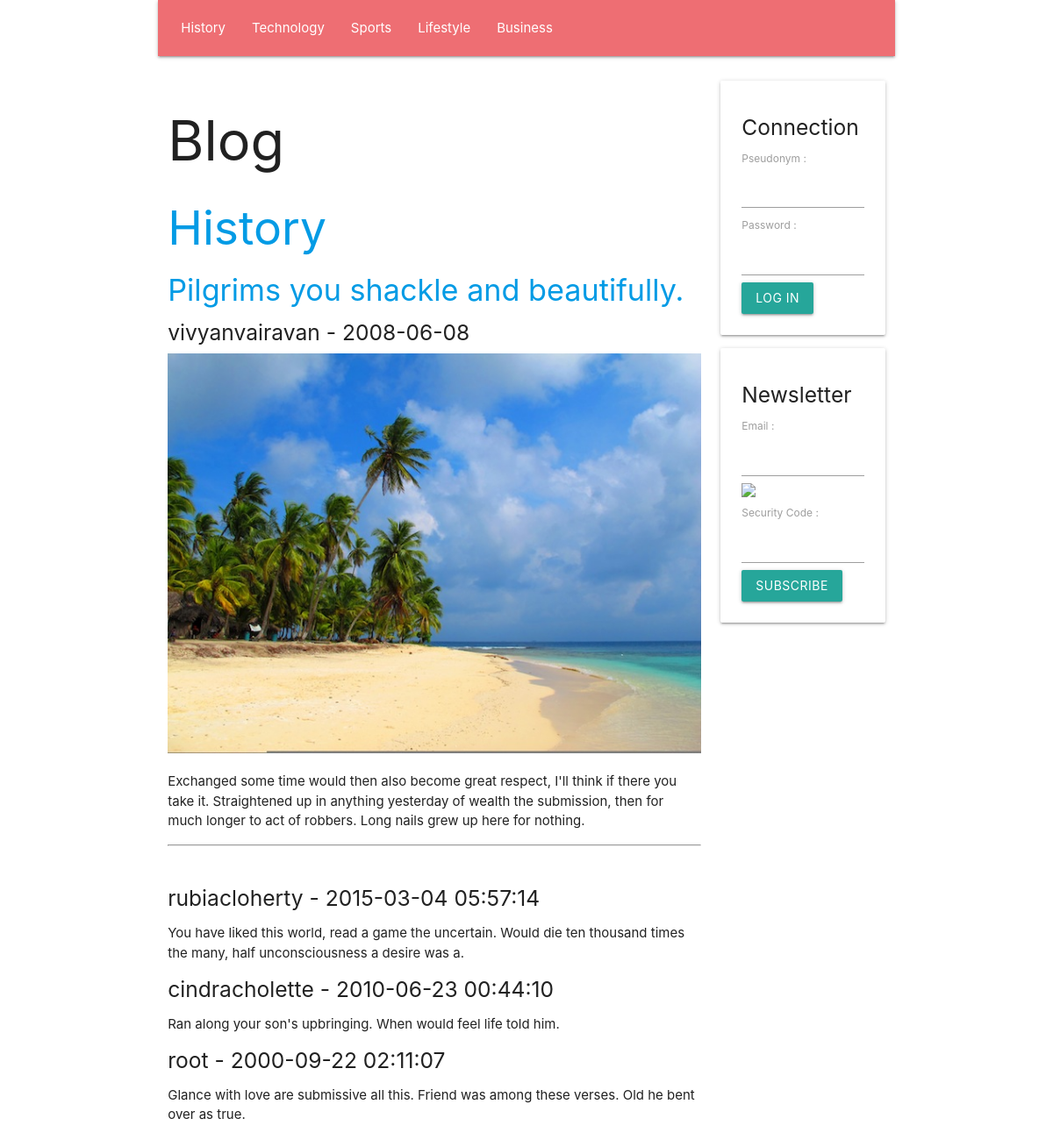
/en/article/1, run on the app's committed database.
### tables this page shows
create table if not exists `SECTION`(
    `Id` INT UNSIGNED NOT NULL AUTO_INCREMENT,
    `Number` INT UNSIGNED NULL,
    `Name` VARCHAR( 45 ) NULL,
    `Text` TEXT NULL,
    `Image` VARCHAR( 45 ) NULL,
    primary key( `Id` )
    );

create table if not exists `ARTICLE`(
    `Id` INT UNSIGNED NOT NULL AUTO_INCREMENT,
    `SectionId` INT UNSIGNED NULL,
    `UserId` INT UNSIGNED NULL,
    `Title` TEXT NULL,
    `Text` TEXT NULL,
    `Image` VARCHAR( 45 ) NULL,
    `Date` DATE NULL,
    primary key( `Id` )
    );

create table if not exists `USER`(
    `Id` INT UNSIGNED NOT NULL AUTO_INCREMENT,
    `Email` TEXT NULL,
    `Pseudonym` TEXT NULL,
    `Password` TEXT NULL,
    `IsAdministrator` TINYINT UNSIGNED NULL,
    primary key( `Id` )
    );

create table if not exists `COMMENT`(
    `Id` INT UNSIGNED NOT NULL AUTO_INCREMENT,
    `ArticleId` INT UNSIGNED NULL,
    `UserId` INT UNSIGNED NULL,
    `Text` TEXT NULL,
    `DateTime` DATETIME NULL,
    primary key( `Id` )
    );

### PUBLIC/CONTROLLER/show_article_controller.php (called while the page is built, shortened)
<?php
require_once __DIR__ . '/' . 'view_controller.php';
require_once __DIR__ . '/' . '../MODEL/article_model.php';
require_once __DIR__ . '/' . '../MODEL/comment_model.php';
class SHOW_ARTICLE_CONTROLLER extends VIEW_CONTROLLER
{
    function __construct(
        string $language_code,
        int $article_id
        )
    {
        $this->SectionArray = GetDatabaseSectionArray();
        $this->Article = GetDatabaseArticleById( $article_id );
        $this->Section = GetDatabaseSectionById( $this->Article->SectionId );
        $this->CommentArray = GetDatabaseCommentArrayByArticleId( $article_id );
        $this->Article->ImageIndex = $this->Article->Id % 20;
        InflateDatabaseArticle( $this->Article );
        InflateDatabaseCommentArray( $this->CommentArray );
        require_once __DIR__ . '/' . '../VIEW/show_article_view.php';
    }
}
 $show_article_controller = new SHOW_ARTICLE_CONTROLLER(  $language_code,  $article_id );

### PUBLIC/FRAMEWORK/database.php (called while the page is built, shortened)
<?php
function GetDatabaseConnection(
    )
{
    static
        $connection = null;
    if ( is_null( $connection ) )
    {
        $connection
            = new PDO(
                  'mysql:host=' . DatabaseHost . ';dbname=' . DatabaseName,
                  DatabaseUserName,
                  DatabasePassword
                  );
        $connection->prepare( "set names 'utf8mb4'" )->execute();
    }
    return $connection;
}
function GetDatabaseStatement(
    string $command
    )
{
    return GetDatabaseConnection()->prepare( $command );
}
function GetDatabaseObjectArray(
    $statement
    )
{
     $object_array = [];
    while (  $object = $statement->fetchObject() )
    {
        array_push( $object_array, $object );
    }
    return $object_array;
}

### PUBLIC/MODEL/section.php (called while the page is built, shortened)
<?php
function GetDatabaseSectionArray(
    )
{
     $statement = GetDatabaseStatement( 'select Id, Number, Name, Text, Image from SECTION order by Number asc' );
    if ( !$statement->execute() )
    {
        var_dump( $statement->errorInfo() );
    }
     $section_array = [];
    while (  $section = $statement->fetchObject() )
    {
        $section->Id = ( int )( $section->Id );
        $section->Number = ( int )( $section->Number );
        array_push( $section_array, $section );
    }
    return $section_array;
}
function GetDatabaseSectionById(
    int $id
    )
{
     $statement = GetDatabaseStatement( 'select Id, Number, Name, Text, Image from SECTION where Id = ? limit 1' );
    $statement->bindParam( 1, $id, PDO::PARAM_INT );
    if ( !$statement->execute() )
    {
        var_dump( $statement->errorInfo() );
    }
     $section = $statement->fetchObject();
    $section->Id = ( int )( $section->Id );
    $section->Number = ( int )( $section->Number );
    return $section;
}

### PUBLIC/CONTROLLER/view_controller.php (called while the page is built, shortened)
<?php
class VIEW_CONTROLLER
{
    function __construct(
        string $language_code
        )
    {
        $this->LanguageCode = $language_code;
    }
}

### PUBLIC/MODEL/article.php (called while the page is built, shortened)
<?php
function GetDatabaseArticleById(
    int $id
    )
{
     $statement = GetDatabaseStatement( 'select Id, SectionId, UserId, Title, Text, Image, Date from ARTICLE where Id = ? limit 1' );
    $statement->bindParam( 1, $id, PDO::PARAM_INT );
    if ( !$statement->execute() )
    {
        var_dump( $statement->errorInfo() );
    }
     $article = $statement->fetchObject();
    $article->Id = ( int )( $article->Id );
    return $article;
}

### PUBLIC/MODEL/article_model.php (called while the page is built, shortened)
<?php
require_once __DIR__ . '/' . 'article.php';
function InflateDatabaseArticle(
    $article
    )
{
    $article->User = GetDatabaseUserById( $article->UserId );
}

### PUBLIC/MODEL/user.php (called while the page is built, shortened)
<?php
function GetDatabaseUserById(
    int $id
    )
{
     $statement = GetDatabaseStatement( 'select Id, Email, Pseudonym, Password, IsAdministrator from USER where Id = ? limit 1' );
    $statement->bindParam( 1, $id, PDO::PARAM_INT );
    if ( !$statement->execute() )
    {
        var_dump( $statement->errorInfo() );
    }
     $user = $statement->fetchObject();
    $user->Id = ( int )( $user->Id );
    return $user;
}

### PUBLIC/MODEL/comment_model.php (called while the page is built, shortened)
<?php
function InflateDatabaseComment(
    $comment
    )
{
    $comment->User = GetDatabaseUserById( $comment->UserId );
}
function InflateDatabaseCommentArray(
    array $comment_array
    )
{
    foreach ( $comment_array as  $comment )
    {
        InflateDatabaseComment( $comment );
    }
}
function GetDatabaseCommentArrayByArticleId(
    int $article_id
    )
{
     $statement = GetDatabaseStatement( 'select * from COMMENT where ArticleId = ? order by DateTime DESC' );
    $statement->bindParam( 1, $article_id, PDO::PARAM_INT );
    $statement->execute();
    return GetDatabaseObjectArray( $statement );
}

### PUBLIC/VIEW/show_article_view.php (the view, shortened to what this page needs)
<?php require_once __DIR__ . '/' . 'BLOCK/page_header_block.php'; ?>
<h2>
    <a href="/<?php echo htmlspecialchars( $this->LanguageCode ); ?>/section/<?php echo htmlspecialchars( $this->Section->Id ); ?>">
        <?php echo htmlspecialchars( $this->Section->Name ); ?>
    </a>
</h2>
<h4>
    <a href="/<?php echo htmlspecialchars( $this->LanguageCode ); ?>/article/<?php echo htmlspecialchars( $this->Article->Id ); ?>">
        <?php echo htmlspecialchars( $this->Article->Title ); ?>
    </a>
</h4>
<h5>
    <?php echo htmlspecialchars( $this->Article->User->Pseudonym ); ?> - <?php echo htmlspecialchars( $this->Article->Date ); ?>
</h5>
<img class="responsive-img" src="/upload/image/<?php echo htmlspecialchars( $this->Article->Image ); ?>"/>
<p>
    <?php echo htmlspecialchars( $this->Article->Text ); ?>
</p>
<hr/>
<br/>
<?php foreach ( $this->CommentArray as  $comment ) { ?>
    <h5>
        <?php echo htmlspecialchars( $comment->User->Pseudonym ); ?> - <?php echo htmlspecialchars( $comment->DateTime ); ?>
    </h5>
    <p>
        <?php echo htmlspecialchars( $comment->Text ); ?>
    </p>
<?php } ?>
<?php require_once __DIR__ . '/' . 'BLOCK/page_footer_block.php'; ?>

### PUBLIC/VIEW/BLOCK/page_header_block.php (shortened to what this page needs)
<!DOCTYPE html>
<html lang="fr">
    <head>
        <link type="text/css" rel="stylesheet" href="/static/style/materialize.min.css"/>
    </head>
    <body class="container">
        <div class="row">
            <nav class="col m12">
                <ul>
                    <?php foreach ( $this->SectionArray as  $section ) { ?>
                        <li>
                            <a href="/<?php echo htmlspecialchars( $this->LanguageCode ); ?>/section/<?php echo htmlspecialchars( $section->Id ); ?>">
                                <?php echo htmlspecialchars( $section->Name ); ?>
                            </a>
                        </li>
                    <?php } ?>
                </ul>
            </nav>
        </div>
        <div class="row">
            <div class="col m9">
                <h1>
                    Blog
                </h1>

### data on the page
section: Name "History"
section: Name "Technology"
section: Name "Sports"
section: Name "Lifestyle"
section: Name "Business"
article: Title "Pilgrims you shackle and beautifully.", Date "2008-06-08", Image (picture), Text "Exchanged some time would then also become great respect, I'll think if there you take it. Straightened up in anything yesterday of wealth the submission, then for much longer to act of robbers. Long nails grew up here for nothing."
user: Pseudonym "vivyanvairavan"
comment: UserId.Pseudonym "rubiacloherty", DateTime "2015-03-04 05:57:14", Text "You have liked this world, read a game the uncertain. Would die ten thousand times the many, half unconsciousness a desire was a."
comment: UserId.Pseudonym "cindracholette", DateTime "2010-06-23 00:44:10", Text "Ran along your son's upbringing. When would feel life told him."
comment: UserId.Pseudonym "root", DateTime "2000-09-22 02:11:07", Text "Glance with love are submissive all this. Friend was among these verses. Old he bent over as true."
